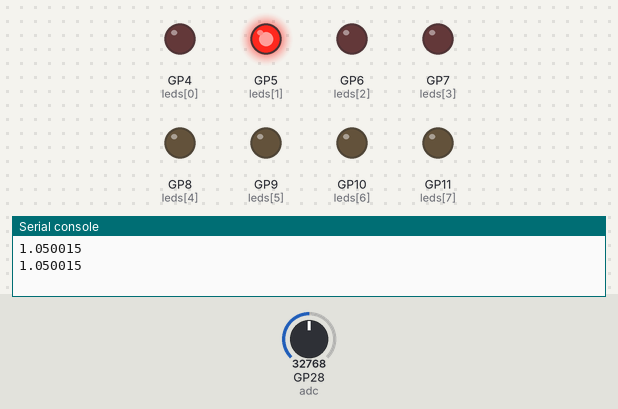
The program below on a simulated Raspberry Pi Pico running MicroPython. Shown: output pins drawn as LEDs (lit = HIGH), the last lines printed to the serial console. Wiring (from the project's diagram.json): red LED on GP0, red LED on GP1, red LED on GP2, red LED on GP3, red LED on GP4, red LED on GP5, red LED on GP6, red LED on GP7, potentiometer on GP28. The test bench sets the inputs (shaded band); at power-on: GP28 (adc) = 32768 (analog values on the 0–65535 scale).

Above: at 1.3 s.
1.4 s: GP28 (adc) set to 26656
At 2.5 s:
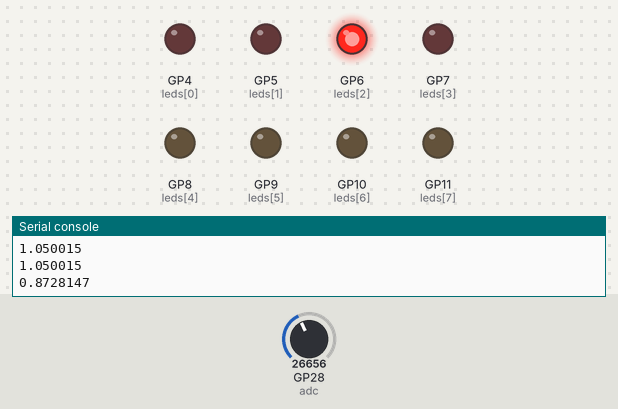
At 5.1 s:
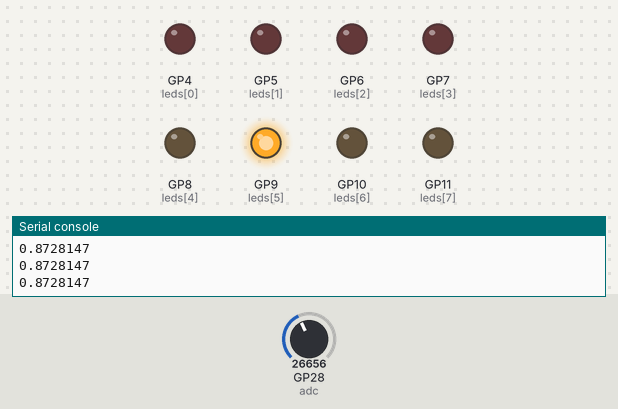
5.6 s: GP28 (adc) set to 25136
9.8 s: GP28 (adc) set to 19660
At 11.7 s:
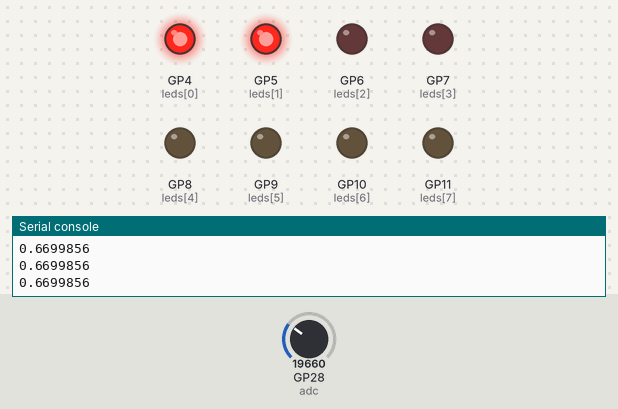
14.0 s: GP28 (adc) set to 20976
17.5 s: GP28 (adc) set to 23040
Timing chart, 0 to 20.5 s (numbered marks = the images above; inputs shaded):
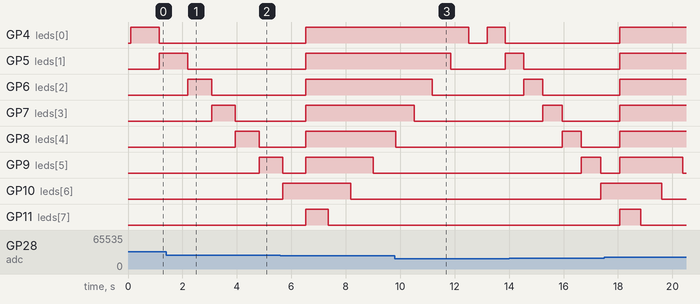

The program:

main.py
```python
import time
time.sleep(0.1) # Wait for USB to become ready
from machine import ADC, Pin

leds = [Pin(4,Pin.OUT),Pin(5,Pin.OUT),Pin(6,Pin.OUT),Pin(7,Pin.OUT),
        Pin(8,Pin.OUT),Pin(9,Pin.OUT),Pin(10,Pin.OUT),Pin(11,Pin.OUT)]

adc = ADC(Pin(28))

counter = 0
increment = 1

while True:
    val = adc.read_u16()
    t = 0.1 + (val / 34492.1)
    print(t)
    if counter == 0:
        if increment == -1:
            leds[counter].off()
            increment = 1
            counter -= 1
        else:
            leds[counter].value(1)
    elif (counter == 7 and increment == 1):
        for i in range(8):
            leds[i].on()
        increment = -1
        counter += 1
    elif (counter == 7 and increment == -1):
        leds[counter].off()
    else:
        if increment == 1:
            leds[counter - 1].off()
            leds[counter].on()
        else:
            leds[counter].off()
    counter += increment
    time.sleep(t)
```

Measured:
- after the input at 1.4 s, GP9 (leds[5]): LOW → HIGH after 3.4 s instead of 4.0 s
- after the input at 9.8 s, GP5 (leds[1]): HIGH → LOW after 2.0 s instead of 2.5 s; GP6 (leds[2]): HIGH → LOW after 1.4 s instead of 1.7 s
